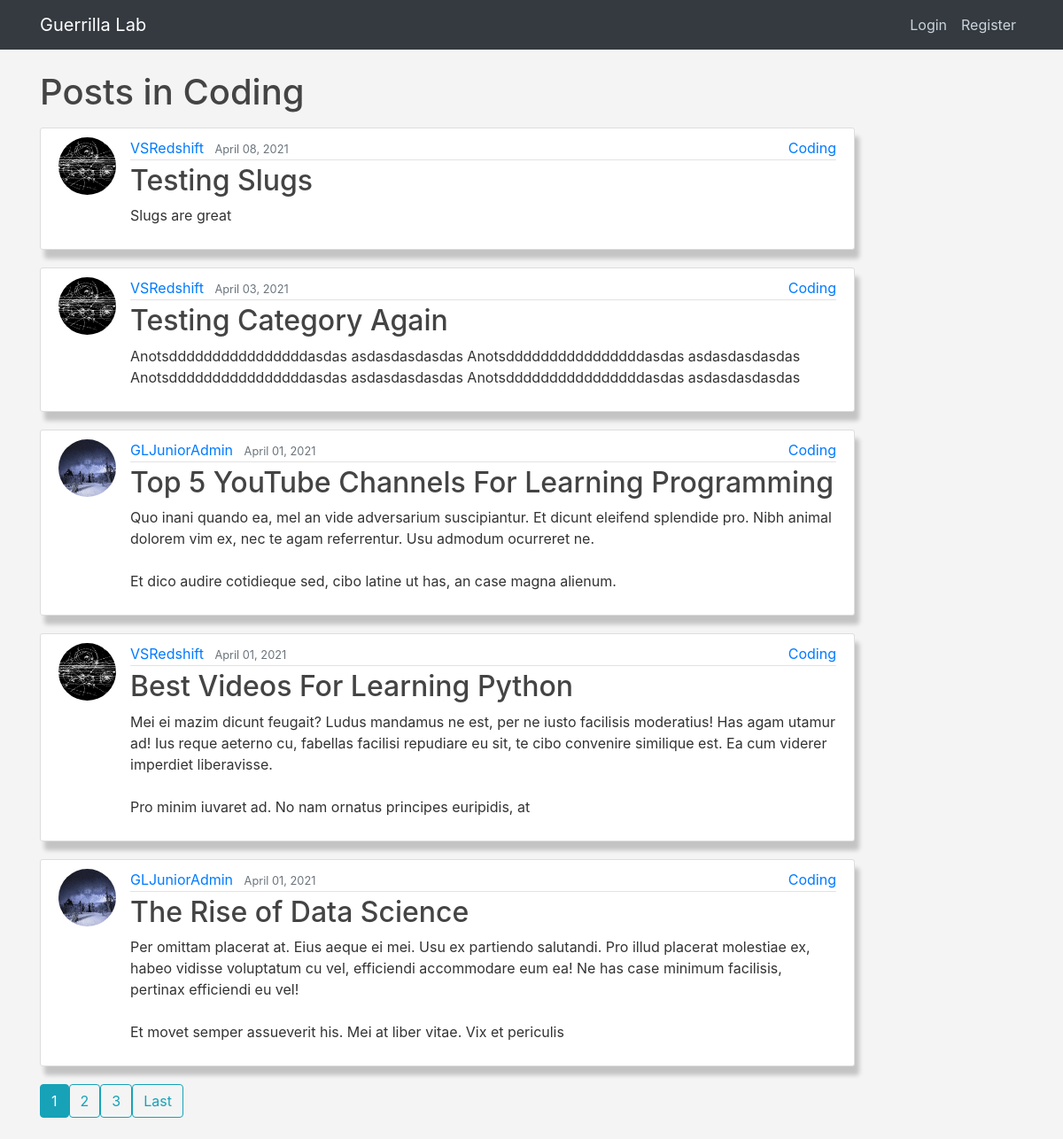
Before: /category/Coding/ with the older database file.
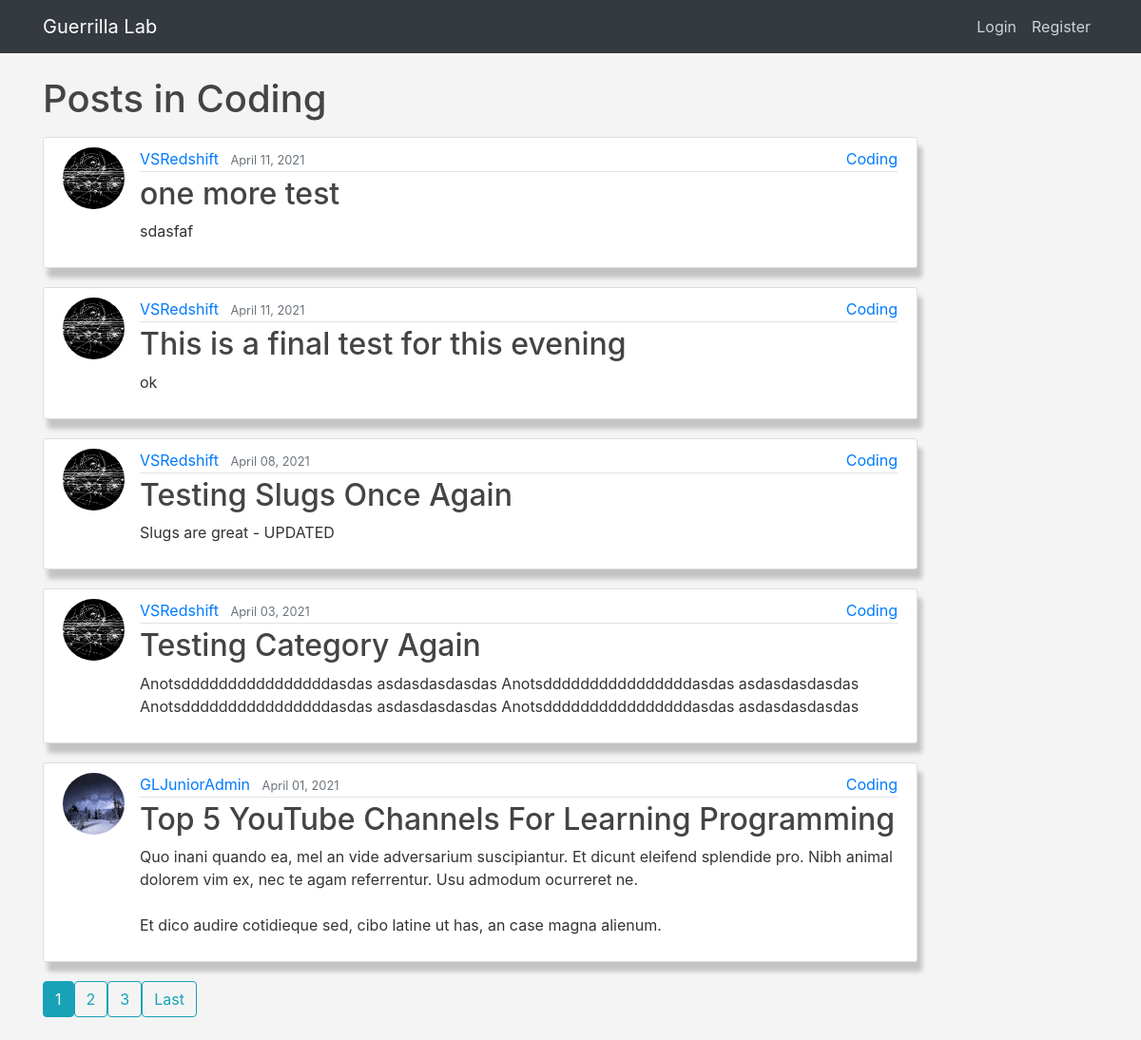
After: the same page with the newer database file.
### blog/models.py (models this page shows, shortened)
class Post(models.Model):
    title = models.CharField(max_length=100)
    featured = models.BooleanField(default=False)
    slug = AutoSlugField(populate_from='get_populate_from',
                         unique_with=['author', 'date_posted'],
                         slugify=slugify)
    content = RichTextField(blank=True, null=True)      # Rich text editor
    subheading = models.TextField(max_length=350, blank=True, default=None)
    date_posted = models.DateTimeField(default=timezone.now)
    updated = models.DateTimeField(auto_now=True, null=True)
    author = models.ForeignKey(User, on_delete=models.CASCADE)
    category = models.CharField(max_length=30, default=None)
    head_image = models.URLField(null=True, blank=True)
    tags = TaggableManager(blank=True)
    likes = models.ManyToManyField(
        User, blank=True, related_name='blog_likes')
    dislikes = models.ManyToManyField(
        User, blank=True, related_name='blog_dislikes')

### users/models.py (models this page shows, shortened)
class Profile(models.Model):
    user = models.OneToOneField(User, on_delete=models.CASCADE)
    bio = models.TextField(max_length=1000, blank=True, null=True)
    image = models.ImageField(default='default.jpg', upload_to='profile_pics')
    website = models.CharField(max_length=300, blank=True, null=True)
    linkedin = models.CharField(max_length=300, blank=True, null=True)
    github = models.CharField(max_length=300, blank=True, null=True)
    twitter = models.CharField(max_length=300, blank=True, null=True)
    instagram = models.CharField(max_length=300, blank=True, null=True)
    facebook = models.CharField(max_length=300, blank=True, null=True)
    youtube = models.CharField(max_length=300, blank=True, null=True)

### blog/views.py (the view)
# urls.py: path('category/<str:category>/', CategoryView, name='category'),
def CategoryView(request, category):
    category_posts = Post.objects.filter(
        category=category.casefold().capitalize()).order_by('-date_posted')
    paginator = Paginator(category_posts, 5)
    page_number = request.GET.get('page')
    page_obj = paginator.get_page(page_number)
    return render(request, 'blog/post_category.html', {'category': category, 'page_obj': page_obj})

### blog/templates/blog/post_category.html (shortened to what this page needs)
{% extends "blog/base.html" %}
{% block content %}
    {% if page_obj %}
        <h1 class="mb-3">Posts in {{ category }} </h1>
        {% for post in page_obj %}
            <article class="media content-section">
            <img
                class="rounded-circle article-img"
                src="{{ post.author.profile.image.url }}"
                alt=""
            />
            <div class="media-body article-top">
                <div class="article-metadata">
                    <a class="mr-2" href="{% url 'user-posts' post.author.username %}">
                    {{ post.author }}
                    </a>
                    <small class="text-muted">{{ post.date_posted|date:"F d, Y" }}</small>
                    <a href="#" class="article-category">{{ post.category }}</a>
                </div>
                <h2>
                    <a class="article-title" href="{% url 'post-detail' post.slug %}">
                    {{ post.title }}
                    </a>
                </h2>
                {% if post.subheading %}
                    <p class="article-content">{{ post.subheading|safe }}</p>
                {% else %}
                    <p class="article-content hide-image">{{ post.content|safe|slice:"0:300" }}</p>
                {% endif %}
            </div>
        </article>
        {% endfor %}
        <div class="pagination">
            {% for num in page_obj.paginator.page_range %}
                {% if page_obj.number == num %}
                    {% if page_obj.has_previous or page_obj.has_next%}
                        <a class="btn btn-info mb-4" href="?page={{ num }}">{{ num }}</a>
                    {% endif %}
                {% elif num > page_obj.number|add:'-3' and num < page_obj.number|add:'3' %}
                    <a class="btn btn-outline-info mb-4" href="?page={{ num }}">{{ num }}</a>
                {% endif %}
            {% endfor %}
            {% if page_obj.has_next %}
                <a class="btn btn-outline-info mb-4" href="?page={{ page_obj.paginator.num_pages }}">Last</a>
            {% endif %}
        </div>
    {% else %}
        <h2>No posts with this category name... </h2>
    {% endif %}
{% endblock content %}

### blog/templates/blog/base.html (shortened to what this page needs)
{% load static %}
<!DOCTYPE html>
<html lang="en">
    <head>
        <link rel="stylesheet" href="https://cdnjs.cloudflare.com/ajax/libs/font-awesome/5.15.3/css/all.min.css">
        <link
            rel="stylesheet"
            href="https://stackpath.bootstrapcdn.com/bootstrap/4.3.1/css/bootstrap.min.css"
        />
        <link rel="stylesheet" type="text/css" href="{% static 'blog/main.css' %}">
    </head>
    <body>
        <header class="site-header">
            <nav class="navbar navbar-expand-md navbar-dark bg-dark fixed-top">
                <div class="container">
                    <a href="{% url 'blog-home' %}" class="navbar-brand mr-4">Guerrilla Lab</a>
                    <div class="navbar-nav">
                        {% if user.is_authenticated %}
                            <form class="d-flex search-box">
                                <input class="form-control me-2" type="search" placeholder="Search Posts" aria-label="Search">
                                <button class="btn btn-outline-light ml-1 mb-1" type="submit">Search</button>
                            </form>
                            <div class="nav-item dropdown">
                                <a class="nav-link dropdown-toggle" href="/" id="navbarDropdown" role="button" data-bs-toggle="dropdown" aria-expanded="false">
                                {{ user.username }}
                                </a>
                                <ul class="dropdown-menu" aria-labelledby="navbarDropdown">
                                 {% if user.is_staff %}
                                    <li><a href="{% url 'post-create' %}" class="nav-link profile-action">New Post</a></li>
                                {% endif %}
                                    <li><a href="{% url 'profile' %}" class="nav-link profile-action">Profile</a></li>
                                    <li><a href="{% url 'logout' %}" class="nav-link profile-action">Logout</a></li>
                                </ul>
                            </div>
                        {% else %}
                            <a href="{% url 'login' %}" class="nav-link">Login</a>
                            <a href="{% url 'register' %}" class="nav-link">Register</a>
                        {% endif %}
                    </div>
                </div>
            </nav>
        </header>
        <main class="container" role="main">
            <div class="row">
            {% if view.template_name != 'blog/home.html' %}
                <div class="col-md-10">
            {% else %}
                <div class="col-md-8">
            {% endif %}
                    {% block content %} {% endblock %}
                </div>
            </div>
        </main>
    </body>
</html>

### blog/static/blog/main.css (style rules this page uses)
:root { --primary-color: #111; --secondary-color: #f4f4f4; --tertiary-color: #333; --bg-dark: #111; --bg-light: lightgrey; --text-dark: #000; --text-md: #333; --text-light: #fff; }
body { background: var(--secondary-color); color: var(--text-md); margin-top: 5rem; }
h1, h2, h3, h4, h5, h6 { color: #444444; }
.site-header .navbar-nav .nav-link { color: #cbd5db; }
.content-section { background: #ffffff; padding: 10px 20px; border: 1px solid #dddddd; border-radius: 3px; margin-bottom: 20px; box-shadow: 5px 10px 5px rgba(0,0,0,0.2); }
.article-title { color: #444444; }
.article-content { white-space: pre-line; }
.article-img { height: 65px; width: 65px; margin-right: 16px; }
.article-metadata { padding-bottom: 1px; margin-bottom: 4px; border-bottom: 1px solid #e3e3e3; }
.article-top { position: relative; }
.article-category { position: absolute; right: 0; }

Changed rows visible on the page:
no longer on this page (row edited): Post: author.profile.image (picture), author "VSRedshift", date_posted "April 01, 2021", category "Coding", title "Best Videos For Learning Python", content "Mei ei mazim dicunt feugait? Ludus mandamus ne est, per ne iusto facilisis moderatius! Has agam utamur ad! Ius reque aeterno cu, fabellas facilisi repudiare eu sit, te cibo convenire similique est. Ea cum viderer imperdiet liberavisse. Pro minim iuvaret ad. No nam ornatus principes euripidis, at"
no longer on this page (row edited): Post: author.profile.image (placeholder picture), author "GLJuniorAdmin", date_posted "April 01, 2021", category "Coding", title "The Rise of Data Science", content "Per omittam placerat at. Eius aeque ei mei. Usu ex partiendo salutandi. Pro illud placerat molestiae ex, habeo vidisse voluptatum cu vel, efficiendi accommodare eum ea! Ne has case minimum facilisis, pertinax efficiendi eu vel! Et movet semper assueverit his. Mei at liber vitae. Vix et periculis"
added Post: author.profile.image (picture), author "VSRedshift", date_posted "April 11, 2021", category "Coding", title "one more test", subheading "sdasfaf"
added Post: author.profile.image (picture), author "VSRedshift", date_posted "April 11, 2021", category "Coding", title "This is a final test for this evening", subheading "ok"
changed Post: title "Testing Slugs" → "Testing Slugs Once Again"; subheading "Slugs are great" → "Slugs are great - UPDATED"
